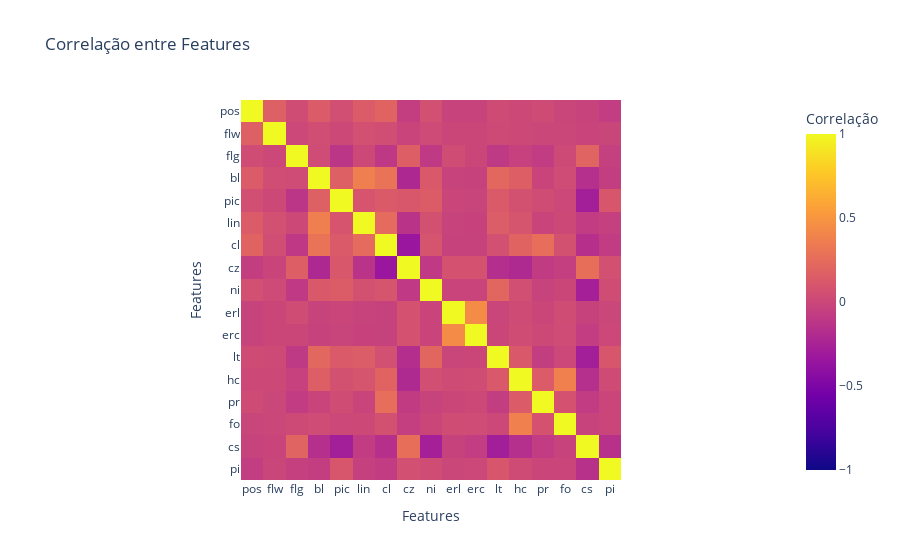

Write notebook code for a chart like this one.
### Code cell
x=data.corr()
lista = x.values.tolist()
fig = px.imshow(lista,  labels=dict(x="Features", y="Features", color="Correlação"),
                x=['pos', 'flw', 'flg', 'bl', 'pic', 'lin', 'cl', 'cz', 'ni', 'erl', 'erc', 'lt', 'hc', 'pr', 'fo', 'cs', 'pi'],
                y=['pos', 'flw', 'flg', 'bl', 'pic', 'lin', 'cl', 'cz', 'ni', 'erl', 'erc', 'lt', 'hc', 'pr', 'fo', 'cs', 'pi'],
                zmax = 1, zmin = -1, title = "Correlação entre Features")
fig.show()

### Figure 1 — Plotly figure (JSON) as saved in the notebook; plotly's stock layout.template omitted (floating-point values rounded to 4 significant figures; data arrays with more than 128 entries replaced by an {"elided": "..."} marker saying what was removed)
{"data": [{"coloraxis": "coloraxis", "hovertemplate": "Features: %{x}<br>Features: %{y}<br>Correlação: %{z}<extra></extra>", "name": "0", "type": "heatmap", "x": ["pos", "flw", "flg", "bl", "pic", "lin", "cl", "cz", "ni", "erl", "erc", "lt", "hc", "pr", "fo", "cs", "pi"], "xaxis": "x", "y": ["pos", "flw", "flg", "bl", "pic", "lin", "cl", "cz", "ni", "erl", "erc", "lt", "hc", "pr", "fo", "cs", "pi"], "yaxis": "y", "z": {"elided": "17x17 float values"}}], "layout": {"coloraxis": {"cmax": 1, "cmin": -1, "colorbar": {"title": {"text": "Correlação"}}, "colorscale": [[0, "#0d0887"], [0.1111, "#46039f"], [0.2222, "#7201a8"], [0.3333, "#9c179e"], [0.4444, "#bd3786"], [0.5556, "#d8576b"], [0.6667, "#ed7953"], [0.7778, "#fb9f3a"], [0.8889, "#fdca26"], [1, "#f0f921"]]}, "title": {"text": "Correlação entre Features"}, "xaxis": {"anchor": "y", "constrain": "domain", "domain": [0, 1], "scaleanchor": "y", "title": {"text": "Features"}}, "yaxis": {"anchor": "x", "autorange": "reversed", "constrain": "domain", "domain": [0, 1], "title": {"text": "Features"}}}}
